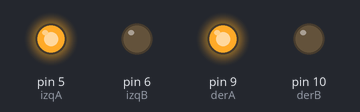
Recording of a sketch running on a simulated Arduino Uno, built with avr-gcc and run on an emulated ATmega328P. Parts: output pins drawn as LEDs (lit = HIGH).

Above: at 0.1 s.
Timing chart, 0 to 1.6 s (numbered marks = the images above):
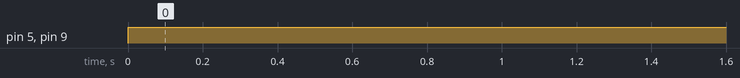

The sketch:

walle.ino
```cpp
int izqA = 5;
int izqB = 6;
int derA = 9;
int derB = 10;

int vel = 255; //velocidad de rodaje


void setup()  {
  pinMode(derA, OUTPUT);
  pinMode(derB, OUTPUT);
  pinMode(izqA, OUTPUT);
  pinMode(izqB, OUTPUT);

 }

void loop()  {

      analogWrite(derB, 0);
      analogWrite(izqB, 0);
      analogWrite(derA, vel);
      analogWrite(izqA, vel);

   }
```

Measured:
- by itself, pin 5 (izqA), pin 9 (derA): LOW → HIGH at 0.00 s
